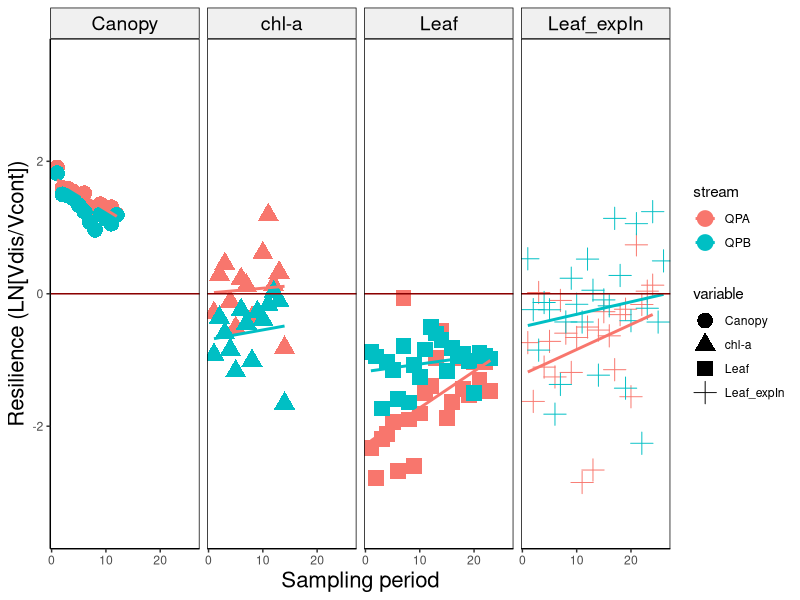
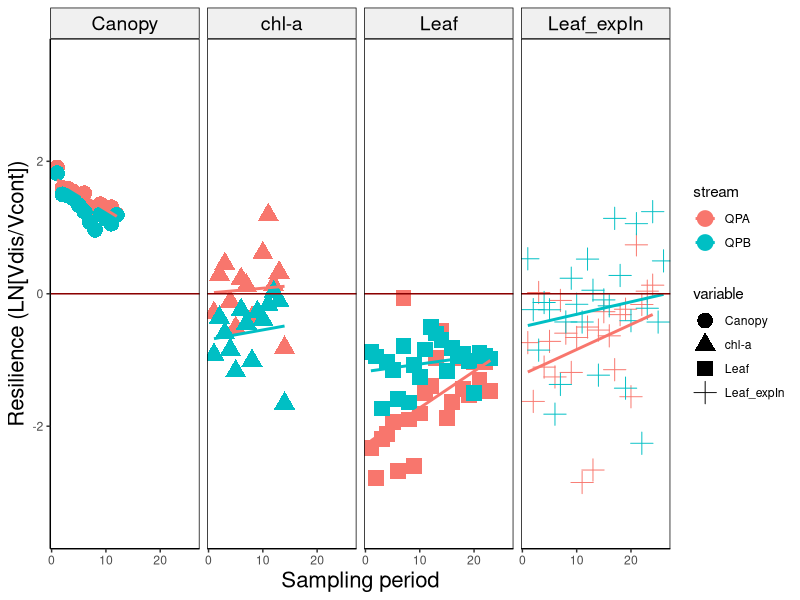

The R script that drew these images, in order: (Note: this script raises an error after producing the figures.)




#--------------------------------------------
# All variables
# 09 May 2020
#PEGF
#--------------------------------------------
#

library(modelr)
library(ggplot2)
library(dplyr)
library(patchwork)

regression<- read.csv("regressions.csv")
regression

regression <- ggplot(regression, aes(Time, 
                       value, 
                       shape= variable , 
                       col = stream)) + 
 geom_point(size = 5) +
 geom_smooth(method = 'lm', se = F,  aes(color=stream)) + #, alpha = .15, aes(fill = stream)) +


xlab('Sampling period') + ylab("Resilience (LN[Vdis/Vcont])") + 
  theme(axis.title.x = element_text(size = 16, angle = 0)) +# axis x
  theme(axis.title.y = element_text(size = 16, angle = 90)) +
  
  geom_hline(yintercept = 0, color="darkred") +

theme(panel.grid.major = element_blank(), panel.grid.minor = element_blank(),
      panel.background = element_blank(), axis.line = element_line(colour = "black")) +
  theme(panel.border = element_rect(colour = "black", fill=NA, size=0.5)) +
  
  ylim(-3.5,3.5) +
  
  theme(strip.text.x  = element_text(size = 14, colour = "black", angle = 0)) +
  theme(strip.background = element_rect(colour = "black", fill = "grey94")) +

 facet_grid(~ variable)
  # facet_wrap(. ~ variable)

regression
regression + ggsave("Regression.jpeg", width=10, height=6,dpi=600)

